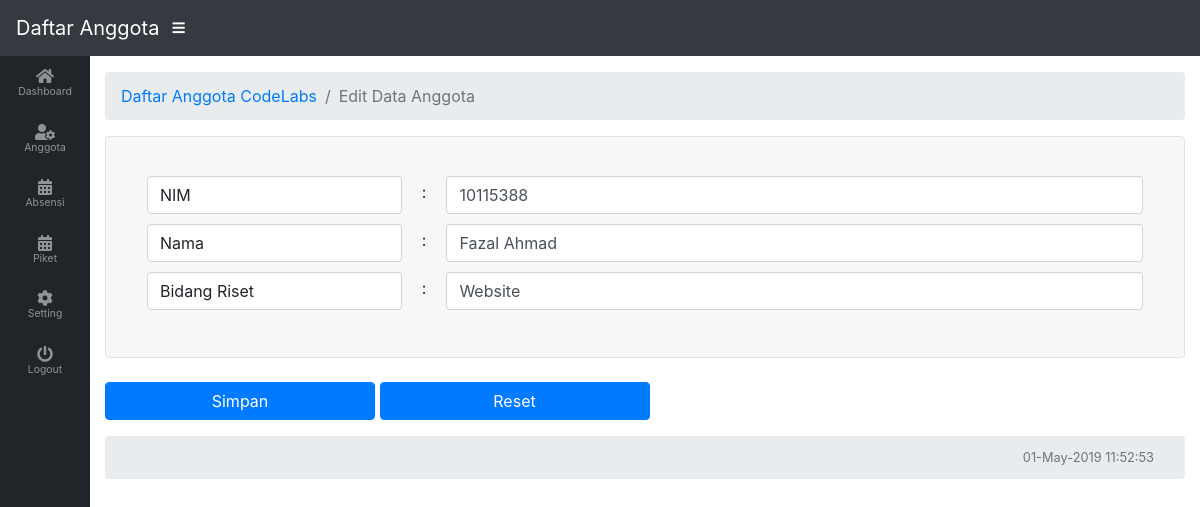
/form_edit_anggota.php?nim=10115388 (signed in), run on the app's committed database.
### tables this page shows
CREATE TABLE `tb_anggota` (
  `nim` char(8) NOT NULL,
  `nama_anggota` varchar(40) DEFAULT NULL,
  `bidang_riset` varchar(50) DEFAULT NULL,
  `id_sidikjari` varchar(3) NOT NULL,
  `tgl_daftar` timestamp NOT NULL DEFAULT CURRENT_TIMESTAMP,
  `status` enum('true','false') NOT NULL DEFAULT 'false',
  `status_absensi` enum('Hadir','Tidak hadir') NOT NULL DEFAULT 'Tidak hadir'
);

### dashboard.php (called while the page is built, shortened)
<?php
class Dashboard{
	public $con;
	public $db_host = "localhost";
	public $db_user = "root";
	public $db_pass = "";
	public $db_name = "presens2_kehadiran";
		public function __construct() {
		   $this->con = mysqli_connect($this->db_host,$this->db_user,$this->db_pass, $this->db_name);
		   return true;
		}
	    public function Getnim(){
			$this->nim 	= $_GET['nim'];
			$query1		="Select * From tb_anggota where nim='$this->nim'";
			$results 	= mysqli_query($this->con, $query1);
			return $results;
		}
	}
?>

### form_edit_anggota.php (the view, shortened to what this page needs)
<html>
	<?php
		include_once "dashboard.php";
		$datas = new Dashboard();
		$data = $datas->Getnim();
		$row = $data->fetch_assoc();
	?>
	<head>
		<link href="vendor/bootstrap/css/bootstrap.min.css" rel="stylesheet">
		<link href="vendor/fontawesome-free/css/all.min.css" rel="stylesheet" type="text/css">
		<link href="vendor/datatables/dataTables.bootstrap4.css" rel="stylesheet">
		<link href="css.css" rel="stylesheet">
	</head>
<body id="page-top" class="sidebar-toggled">
	<nav class="navbar navbar-expand navbar-dark bg-dark static-top">
	  <a class="navbar-brand mr-1" href="halaman_daftar_anggota.php">Daftar Anggota</a>
		  <button class="btn btn-link btn-sm text-white order-1 order-sm-0" id="sidebarToggle" href="#">
		    <i class="fas fa-bars"></i>
		  </button>
		    </nav>
		    <div id="wrapper">
		      <ul class="sidebar navbar-nav toggled">
		        <li class="nav-item">
		          <a class="nav-link" href="halaman_dashboard.php">
		            <i class="fas fa-fw fa-home"></i>
		            <span>Dashboard</span>
		          </a>
		        </li>
		        <li class="nav-item">
		          <a class="nav-link" href="halaman_anggota.php">
		            <i class="fas fa-user-cog"></i>
		            <span>Anggota</span></a>
		        </li>
                <li class="nav-item">
                  <a class="nav-link" href="halaman_absensi.php">
                    <i class="fas fa-fw fa-calendar-alt"></i>
                    <span>Absensi</span></a>
                </li>
                <li class="nav-item">
	              <a class="nav-link" href="halaman_piket.php">
	                <i class="fas fa-fw fa-calendar-alt"></i>
	                <span>Piket</span></a>
		        </li>
		        <li class="nav-item dropdown">
		          <a class="nav-link dropdown-toggle" href="#" id="pagesDropdown" role="button" data-toggle="dropdown" aria-haspopup="true" aria-expanded="false">
		            <i class="fas fa-fw fa fa-cog"></i>
		            <span>Setting</span></a>
		        </li>
                <li class="nav-item">
                  <a class="nav-link" href="logout.php">
                    <i class="fas fa-fw fa-power-off"></i>
                    <span>Logout</span></a>
                </li>
              </ul>
		    <div id="content-wrapper">
		        <div class="container-fluid">
		          	<ol class="breadcrumb">
		            	<li class="breadcrumb-item">
		             		<a href="#">Daftar Anggota CodeLabs</a>
		           		</li>
		            	<li class="breadcrumb-item active">Edit Data Anggota</li>
		          	</ol>
		          	<form method="post" action="editdata.php">
		          		<div class="card-header border rounded">
		            <table class="card-body" id="dataTable" width="100%" cellspacing="0">
			  		    <tr>
				            <td width="300px"><label class="data bg-white">NIM</label></td>
				            <td class="td">:</td>
				            <td width="70%"><label class="edit"><input type="text" name="nimbaru" class="form-control" value="<?php echo $row['nim']?>" maxlength='8'></label></td>
			  		    </tr>
			  		    <tr>
				            <td><label class="data bg-white">Nama</label></td>
				            <td class="td">:</td>
				            <td><label class="edit"><input type="text" name="nama_anggota" class="form-control" value="<?php echo $row['nama_anggota']?>" maxlength='40'></label></td>
			  		    </tr>
			  		    <tr>
				            <td><label class="data bg-white">Bidang Riset</label></td>
				            <td class="td">:</td>
				            <td><label class="edit"><input type="text" name="bidang_riset" class="form-control" value="<?php echo $row['bidang_riset']?>" maxlength='50'></label></td>
			  		    </tr>
			        </table>
			    </div>
			    <br>
				<input type="submit" class="btn btn-primary w-25" value="Simpan"> <input type="Reset" class="btn btn-primary w-25" value="Reset">
				</form>
                 <?php include "footer.php";?>
		    </div>
		</div>
	</div>
	</body>
</html>

### css.css (style rules this page uses)
html { position: relative; min-height: 100%; }
body { height: 100%; }
#wrapper { display: -webkit-box; display: -ms-flexbox; display: flex; }
#wrapper #content-wrapper { overflow-x: hidden; width: 100%; padding-top: 1rem; padding-bottom: 80px; }
.navbar-nav .nav-item.dropdown .dropdown-toggle::after { width: 1rem; text-align: center; float: right; vertical-align: 0; border: 0; font-weight: 900; content: '\f105'; font-family: 'Font Awesome 5 Free'; }
@media (min-width: 768px) { .td { text-align: center; padding-bottom: 15px; width: 50px; } }
@media (min-width: 768px) { .sidebar { width: 90px !important; background-color: #212529; min-height: calc(100vh - 56px); } }
@media (min-width: 768px) { .sidebar .nav-item:last-child { margin-bottom: 1rem; } }
@media (min-width: 768px) { .sidebar .nav-item .nav-link { text-align: center; padding: 0.75rem 1rem; width: 90px; } }
@media (min-width: 768px) { .sidebar .nav-item .nav-link span { font-size: 0.65rem; display: block; } }
@media (min-width: 768px) { .sidebar .nav-item.dropdown .dropdown-toggle::after { display: none; } }
@media (min-width: 768px) { .sidebar .nav-item .nav-link { color: rgba(255, 255, 255, 0.5); } }
@media (min-width: 768px) { .sidebar.toggled { width: 0 !important; overflow: hidden; } }
@media (min-width: 768px) { :root { --input-padding-x: 0.75rem; --input-padding-y: 0.75rem; } }
@media (min-width: 768px) { .data { display: block; width: 100%; height: calc(2.25rem + 2px); padding: 0.375rem 0.75rem; font-size: 1rem; line-height: 1.5; background-color: #e9ecef; border: 1px solid #ced4da; border-radius: 0.25rem; transition: border-color 0.15s ease-in-out, box-shadow 0.15s ease-in-out; } }
@media (min-width: 768px) { .edit { width: 100%; } }

### data on the page
tb_anggota: nimbaru "10115388", nama_anggota "Fazal Ahmad", bidang_riset "Website"
